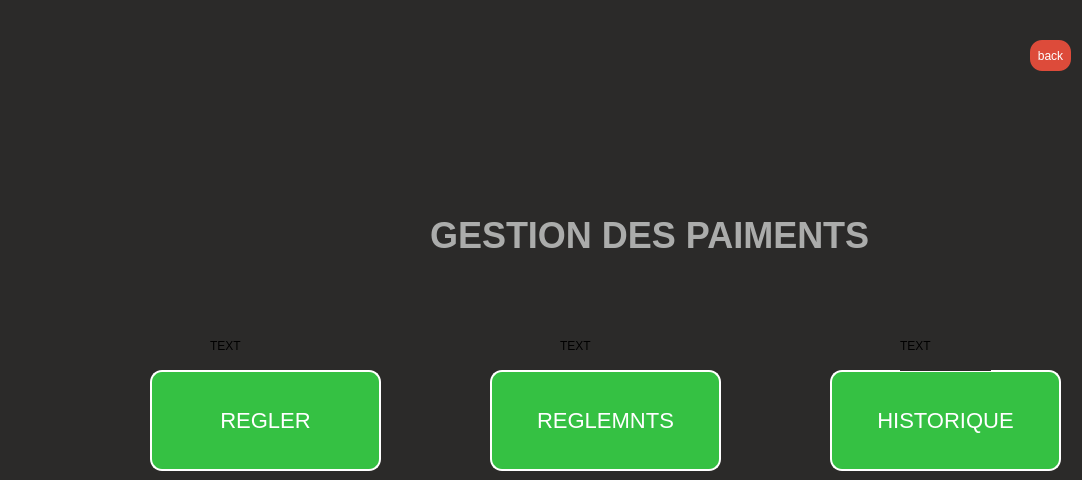
<?xml version="1.0" encoding="UTF-8"?>
<ui version="4.0">
 <class>paiment</class>
 <widget class="QDialog" name="paiment">
  <property name="geometry">
   <rect>
    <x>0</x>
    <y>0</y>
    <width>1082</width>
    <height>480</height>
   </rect>
  </property>
  <property name="windowTitle">
   <string>Dialog</string>
  </property>
  <property name="styleSheet">
   <string notr="true">background-color:#2B2A29;</string>
  </property>
  <widget class="QLabel" name="label">
   <property name="geometry">
    <rect>
     <x>210</x>
     <y>320</y>
     <width>161</width>
     <height>51</height>
    </rect>
   </property>
   <property name="text">
    <string>TEXT</string>
   </property>
  </widget>
  <widget class="QLabel" name="label_2">
   <property name="geometry">
    <rect>
     <x>560</x>
     <y>320</y>
     <width>91</width>
     <height>51</height>
    </rect>
   </property>
   <property name="text">
    <string>TEXT</string>
   </property>
  </widget>
  <widget class="QPushButton" name="pushButton_3">
   <property name="geometry">
    <rect>
     <x>150</x>
     <y>370</y>
     <width>231</width>
     <height>101</height>
    </rect>
   </property>
   <property name="styleSheet">
    <string notr="true">background-color:#35C143;
color:#fff;
border-radius:12px;
font-size:22px;
 border: 2px solid white;</string>
   </property>
   <property name="text">
    <string>REGLER</string>
   </property>
  </widget>
  <widget class="QPushButton" name="pushButton_4">
   <property name="geometry">
    <rect>
     <x>830</x>
     <y>370</y>
     <width>231</width>
     <height>101</height>
    </rect>
   </property>
   <property name="styleSheet">
    <string notr="true">background-color:#35C143;
color:#fff;
border-radius:12px;
font-size:22px;
 border: 2px solid white;</string>
   </property>
   <property name="text">
    <string>HISTORIQUE</string>
   </property>
  </widget>
  <widget class="QLabel" name="label_6">
   <property name="geometry">
    <rect>
     <x>420</x>
     <y>200</y>
     <width>471</width>
     <height>71</height>
    </rect>
   </property>
   <property name="styleSheet">
    <string notr="true">  font-size: 36px; /* adjust size as needed */
  font-weight: bold; /* make the text bold */
  text-align: center; /* center the text */
  color: #ABACAB; /* set the text color */
  margin-top: 20px; /* add some space above the header */
  margin-bottom: 20px;</string>
   </property>
   <property name="text">
    <string>GESTION DES PAIMENTS</string>
   </property>
  </widget>
  <widget class="QPushButton" name="pushButton_5">
   <property name="geometry">
    <rect>
     <x>490</x>
     <y>370</y>
     <width>231</width>
     <height>101</height>
    </rect>
   </property>
   <property name="styleSheet">
    <string notr="true">background-color:#35C143;
color:#fff;
border-radius:12px;
font-size:22px;
 border: 2px solid white;</string>
   </property>
   <property name="text">
    <string>REGLEMNTS</string>
   </property>
  </widget>
  <widget class="QLabel" name="label_3">
   <property name="geometry">
    <rect>
     <x>900</x>
     <y>320</y>
     <width>91</width>
     <height>51</height>
    </rect>
   </property>
   <property name="text">
    <string>TEXT</string>
   </property>
  </widget>
  <widget class="QPushButton" name="pushButton_6">
   <property name="geometry">
    <rect>
     <x>1030</x>
     <y>40</y>
     <width>41</width>
     <height>31</height>
    </rect>
   </property>
   <property name="styleSheet">
    <string notr="true">background-color:#dd4b3a;
color:#fff;
border-radius:12px;</string>
   </property>
   <property name="text">
    <string>back</string>
   </property>
  </widget>
 </widget>
 <resources/>
 <connections/>
</ui>
